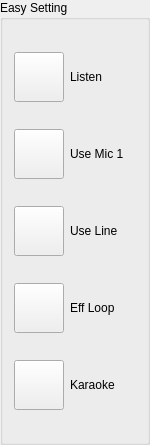
       <widget class="QGroupBox" name="groupBox_3">
        <property name="minimumSize">
         <size>
          <width>150</width>
          <height>445</height>
         </size>
        </property>
        <property name="maximumSize">
         <size>
          <width>150</width>
          <height>450</height>
         </size>
        </property>
        <property name="title">
         <string>Easy Setting</string>
        </property>
        <layout class="QGridLayout" name="gridLayout_7">
         <item row="1" column="0">
          <widget class="QPushButton" name="pushButton_2">
           <property name="minimumSize">
            <size>
             <width>50</width>
             <height>50</height>
            </size>
           </property>
           <property name="maximumSize">
            <size>
             <width>50</width>
             <height>50</height>
            </size>
           </property>
           <property name="text">
            <string/>
           </property>
           <property name="icon">
            <iconset>
             <normaloff>icons/microphone-icon.png</normaloff>icons/microphone-icon.png</iconset>
           </property>
           <property name="iconSize">
            <size>
             <width>40</width>
             <height>40</height>
            </size>
           </property>
          </widget>
         </item>
         <item row="1" column="1">
          <widget class="QLabel" name="label_8">
           <property name="maximumSize">
            <size>
             <width>80</width>
             <height>25</height>
            </size>
           </property>
           <property name="text">
            <string>Use Mic 1</string>
           </property>
          </widget>
         </item>
         <item row="0" column="0">
          <widget class="QPushButton" name="pushButton">
           <property name="minimumSize">
            <size>
             <width>50</width>
             <height>50</height>
            </size>
           </property>
           <property name="maximumSize">
            <size>
             <width>50</width>
             <height>50</height>
            </size>
           </property>
           <property name="text">
            <string/>
           </property>
           <property name="icon">
            <iconset>
             <normaloff>icons/speaker-icon.png</normaloff>icons/speaker-icon.png</iconset>
           </property>
           <property name="iconSize">
            <size>
             <width>40</width>
             <height>40</height>
            </size>
           </property>
          </widget>
         </item>
         <item row="3" column="0">
          <widget class="QPushButton" name="pushButton_3">
           <property name="minimumSize">
            <size>
             <width>50</width>
             <height>50</height>
            </size>
           </property>
           <property name="maximumSize">
            <size>
             <width>50</width>
             <height>50</height>
            </size>
           </property>
           <property name="text">
            <string/>
           </property>
           <property name="icon">
            <iconset>
             <normaloff>icons/piano-keyboard-icon.png</normaloff>icons/piano-keyboard-icon.png</iconset>
           </property>
           <property name="iconSize">
            <size>
             <width>40</width>
             <height>40</height>
            </size>
           </property>
          </widget>
         </item>
         <item row="0" column="1">
          <widget class="QLabel" name="label_7">
           <property name="maximumSize">
            <size>
             <width>80</width>
             <height>25</height>
            </size>
           </property>
           <property name="text">
            <string>Listen</string>
           </property>
          </widget>
         </item>
         <item row="2" column="1">
          <widget class="QLabel" name="label_9">
           <property name="maximumSize">
            <size>
             <width>80</width>
             <height>25</height>
            </size>
           </property>
           <property name="text">
            <string>Use Line</string>
           </property>
          </widget>
         </item>
         <item row="3" column="1">
          <widget class="QLabel" name="label_10">
           <property name="maximumSize">
            <size>
             <width>80</width>
             <height>25</height>
            </size>
           </property>
           <property name="text">
            <string>Eff Loop</string>
           </property>
          </widget>
         </item>
         <item row="2" column="0">
          <widget class="QPushButton" name="pushButton_5">
           <property name="minimumSize">
            <size>
             <width>50</width>
             <height>50</height>
            </size>
           </property>
           <property name="maximumSize">
            <size>
             <width>50</width>
             <height>50</height>
            </size>
           </property>
           <property name="text">
            <string/>
           </property>
           <property name="icon">
            <iconset>
             <normaloff>icons/RCA-Connector-Plug-icon.png</normaloff>icons/RCA-Connector-Plug-icon.png</iconset>
           </property>
           <property name="iconSize">
            <size>
             <width>40</width>
             <height>40</height>
            </size>
           </property>
          </widget>
         </item>
         <item row="4" column="0">
          <widget class="QPushButton" name="pushButton_4">
           <property name="minimumSize">
            <size>
             <width>50</width>
             <height>50</height>
            </size>
           </property>
           <property name="maximumSize">
            <size>
             <width>50</width>
             <height>50</height>
            </size>
           </property>
           <property name="text">
            <string/>
           </property>
           <property name="icon">
            <iconset>
             <normaloff>icons/karaoke-icon.png</normaloff>icons/karaoke-icon.png</iconset>
           </property>
           <property name="iconSize">
            <size>
             <width>40</width>
             <height>40</height>
            </size>
           </property>
          </widget>
         </item>
         <item row="4" column="1">
          <widget class="QLabel" name="label_11">
           <property name="maximumSize">
            <size>
             <width>80</width>
             <height>25</height>
            </size>
           </property>
           <property name="text">
            <string>Karaoke</string>
           </property>
          </widget>
         </item>
        </layout>
       </widget>
